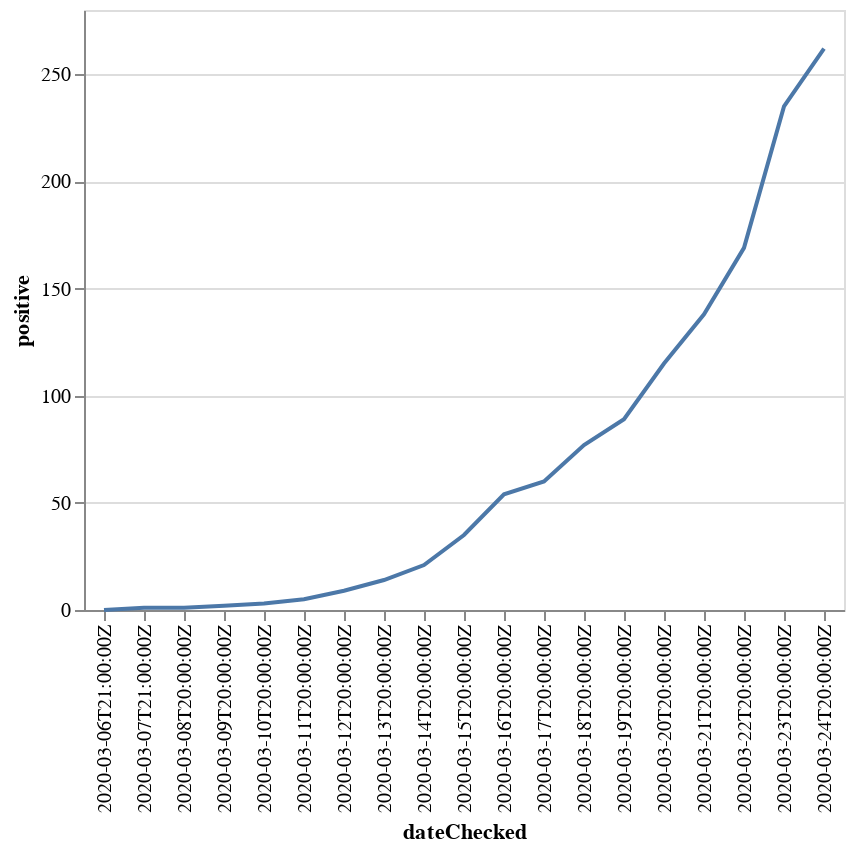

Notebook cell for this chart:
### Markdown cell above
# Minnesota curves

Sketches of Minnesota's Covid-19 growth curves based on positive tests, on both a linear and log scale.

### Code cell
mn_curve_linear = alt.Chart(minnesota).mark_line().encode(
    x='dateChecked',
    y='positive'
)
mn_curve_linear

### Figure 1 — Vega-Lite specification as saved in the notebook (floating-point values rounded to 4 significant figures)
{"config": {"view": {"continuousWidth": 400, "continuousHeight": 300}}, "data": {"name": "data-a50fa68cebf2c8b34ebe95794f9f9604"}, "mark": "line", "encoding": {"x": {"type": "nominal", "field": "dateChecked"}, "y": {"type": "quantitative", "field": "positive"}}, "$schema": "https://vega.github.io/schema/vega-lite/v4.0.2.json", "datasets": {"data-a50fa68cebf2c8b34ebe95794f9f9604": [{"date": 20200324, "state": "MN", "positive": 262.0, "negative": 5550.0, "pending": null, "hospitalized": 21.0, "death": 1.0, "total": 5812, "dateChecked": "2020-03-24T20:00:00Z", "totalTestResults": 5812}, {"date": 20200323, "state": "MN", "positive": 235.0, "negative": 4511.0, "pending": null, "hospitalized": 17.0, "death": 1.0, "total": 4746, "dateChecked": "2020-03-23T20:00:00Z", "totalTestResults": 4746}, {"date": 20200322, "state": "MN", "positive": 169.0, "negative": 4511.0, "pending": null, "hospitalized": 12.0, "death": 1.0, "total": 4680, "dateChecked": "2020-03-22T20:00:00Z", "totalTestResults": 4680}, {"date": 20200321, "state": "MN", "positive": 138.0, "negative": 3952.0, "pending": null, "hospitalized": null, "death": 1.0, "total": 4090, "dateChecked": "2020-03-21T20:00:00Z", "totalTestResults": 4090}, {"date": 20200320, "state": "MN", "positive": 115.0, "negative": 3741.0, "pending": null, "hospitalized": null, "death": null, "total": 3856, "dateChecked": "2020-03-20T20:00:00Z", "totalTestResults": 3856}, {"date": 20200319, "state": "MN", "positive": 89.0, "negative": 2949.0, "pending": null, "hospitalized": null, "death": null, "total": 3038, "dateChecked": "2020-03-19T20:00:00Z", "totalTestResults": 3038}, {"date": 20200318, "state": "MN", "positive": 77.0, "negative": 2685.0, "pending": null, "hospitalized": null, "death": null, "total": 2762, "dateChecked": "2020-03-18T20:00:00Z", "totalTestResults": 2762}, {"date": 20200317, "state": "MN", "positive": 60.0, "negative": 2276.0, "pending": null, "hospitalized": null, "death": null, "total": 2336, "dateChecked": "2020-03-17T20:00:00Z", "totalTestResults": 2336}, {"date": 20200316, "state": "MN", "positive": 54.0, "negative": 1839.0, "pending": null, "hospitalized": null, "death": null, "total": 1893, "dateChecked": "2020-03-16T20:00:00Z", "totalTestResults": 1893}, {"date": 20200315, "state": "MN", "positive": 35.0, "negative": 1387.0, "pending": null, "hospitalized": null, "death": null, "total": 1422, "dateChecked": "2020-03-15T20:00:00Z", "totalTestResults": 1422}, {"date": 20200314, "state": "MN", "positive": 21.0, "negative": 847.0, "pending": null, "hospitalized": null, "death": null, "total": 868, "dateChecked": "2020-03-14T20:00:00Z", "totalTestResults": 868}, {"date": 20200313, "state": "MN", "positive": 14.0, "negative": 541.0, "pending": null, "hospitalized": null, "death": null, "total": 555, "dateChecked": "2020-03-13T20:00:00Z", "totalTestResults": 555}, {"date": 20200312, "state": "MN", "positive": 9.0, "negative": 307.0, "pending": null, "hospitalized": null, "death": null, "total": 316, "dateChecked": "2020-03-12T20:00:00Z", "totalTestResults": 316}, {"date": 20200311, "state": "MN", "positive": 5.0, "negative": 217.0, "pending": null, "hospitalized": null, "death": null, "total": 222, "dateChecked": "2020-03-11T20:00:00Z", "totalTestResults": 222}, {"date": 20200310, "state": "MN", "positive": 3.0, "negative": 132.0, "pending": null, "hospitalized": null, "death": null, "total": 135, "dateChecked": "2020-03-10T20:00:00Z", "totalTestResults": 135}, {"date": 20200309, "state": "MN", "positive": 2.0, "negative": 80.0, "pending": null, "hospitalized": null, "death": null, "total": 82, "dateChecked": "2020-03-09T20:00:00Z", "totalTestResults": 82}, {"date": 20200308, "state": "MN", "positive": 1.0, "negative": 48.0, "pending": null, "hospitalized": null, "death": null, "total": 49, "dateChecked": "2020-03-08T20:00:00Z", "totalTestResults": 49}, {"date": 20200307, "state": "MN", "positive": 1.0, "negative": 48.0, "pending": null, "hospitalized": null, "death": null, "total": 49, "dateChecked": "2020-03-07T21:00:00Z", "totalTestResults": 49}, {"date": 20200306, "state": "MN", "positive": 0.0, "negative": 36.0, "pending": null, "hospitalized": null, "death": null, "total": 36, "dateChecked": "2020-03-06T21:00:00Z", "totalTestResults": 36}]}}
